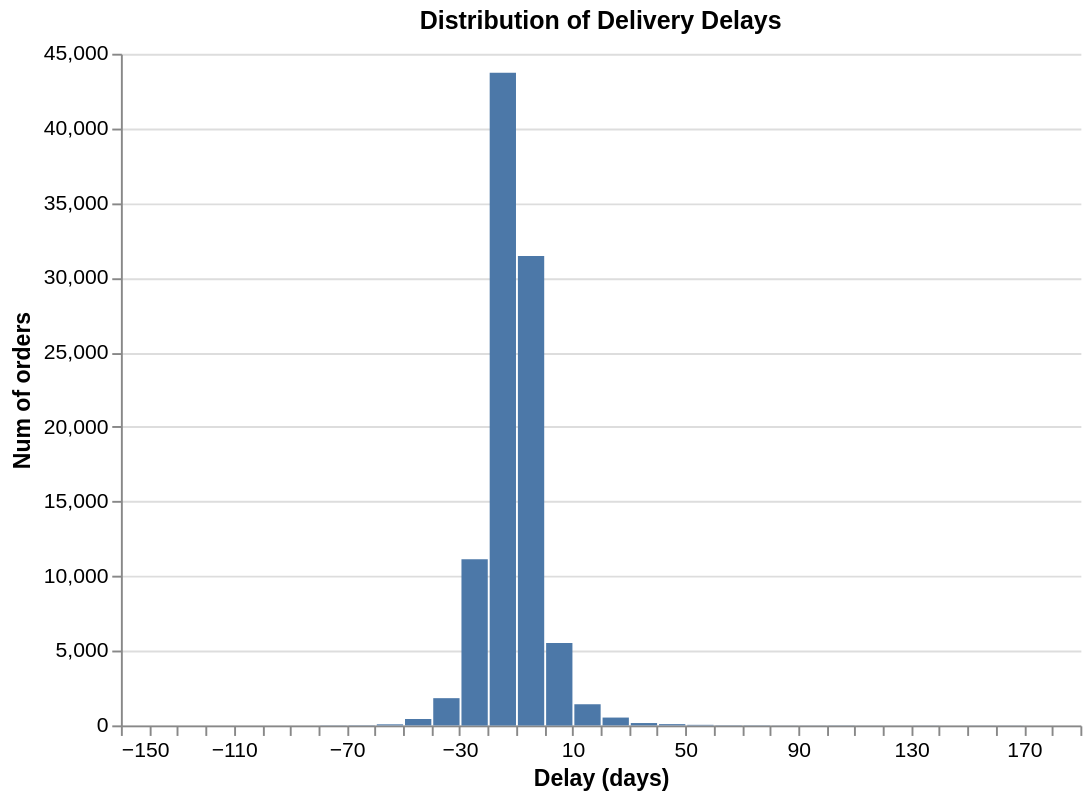

Notebook code for this chart:
### Markdown cell above
Visualization of the proportion of orders in each SLA bucket

### Code cell
df_delay = orders.loc[delivered, ["delay_days"]].copy()
chart = (
    alt.Chart(df_delay)
    .mark_bar()
    .encode(
        x=alt.X(
            "delay_days:Q",
            bin=alt.Bin(maxbins=50),
            title="Delay (days)"
        ),
        y=alt.Y(
            "count():Q",
            title="Num of orders"
        ),
        tooltip=[
            alt.Tooltip("delay_days:Q", bin=True, title="Delay range (days)"),
            alt.Tooltip("count():Q", title="Order count"),
        ],
    )
    .properties(
        width=500,
        height=350,
        title="Distribution of Delivery Delays"
    )
    .configure_view(
        strokeWidth=0
    )
    .configure_axis(
        labelFontSize=11,
        titleFontSize=12
    )
)

chart

### Figure 1 — Vega-Lite specification as saved in the notebook (floating-point values rounded to 4 significant figures; data arrays with more than 128 entries replaced by an {"elided": "..."} marker saying what was removed)
{"config": {"view": {"continuousWidth": 300, "continuousHeight": 300, "strokeWidth": 0}, "axis": {"labelFontSize": 11, "titleFontSize": 12}}, "data": {"name": "data-a1e9b354c40e397aba9f8c22c0568a0b"}, "mark": {"type": "bar"}, "encoding": {"tooltip": [{"bin": true, "field": "delay_days", "title": "Delay range (days)", "type": "quantitative"}, {"aggregate": "count", "title": "Order count", "type": "quantitative"}], "x": {"bin": {"maxbins": 50}, "field": "delay_days", "title": "Delay (days)", "type": "quantitative"}, "y": {"aggregate": "count", "title": "Num of orders", "type": "quantitative"}}, "height": 350, "title": "Distribution of Delivery Delays", "width": 500, "$schema": "https://vega.github.io/schema/vega-lite/v6.1.0.json", "datasets": {"data-a1e9b354c40e397aba9f8c22c0568a0b": {"elided": "96476 records"}}}
